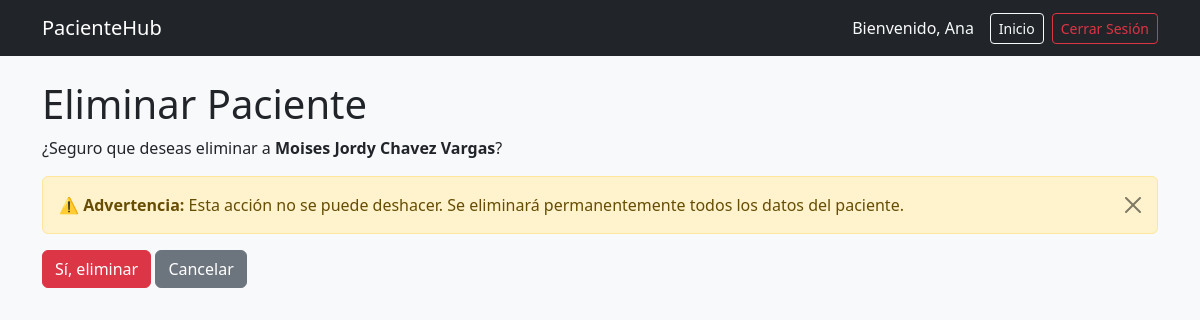
/paciente/eliminar/juanito/ (signed in), run on the app's committed database.
### student/models.py (models this page shows, shortened)
class Paciente(AbstractUser):
    cedula = models.CharField(max_length=10, unique=True)
    telefono = models.CharField(max_length=10)
    fecha_nacimiento = models.DateField()
    direccion = models.TextField()
    email = models.EmailField(unique=True)
    first_name = models.CharField(max_length=150)
    last_name = models.CharField(max_length=150)
    slug = models.SlugField(unique=True, blank=True)
    @property
    def nombres(self):
        return self.first_name
    @property
    def apellidos(self):
        return self.last_name

### student/views.py (the view)
# urls.py: path("paciente/eliminar/<slug:slug>/", views.eliminar_paciente, name="eliminar_paciente"),
@login_required(login_url='student:login')
def eliminar_paciente(request, slug):
    paciente = get_object_or_404(Paciente, slug=slug)
    if request.method == 'POST':
        paciente.delete()
        messages.success(request, 'Paciente eliminado correctamente')
        return redirect('student:listar_pacientes')
    return render(request, 'paciente/eliminar.html', {'paciente': paciente})

### student/templates/paciente/eliminar.html (shortened to what this page needs)
{% extends "paciente/base.html" %}
{% load static %}
{% block content %}
<h1>Eliminar Paciente</h1>
<p>¿Seguro que deseas eliminar a <strong>{{ paciente.nombres }} {{ paciente.apellidos }}</strong>?</p>
<div class="alert alert-warning alert-dismissible fade show" role="alert">
  <strong>⚠️ Advertencia:</strong> Esta acción no se puede deshacer. Se eliminará permanentemente todos los datos del paciente.
  <button type="button" class="btn-close" data-bs-dismiss="alert"></button>
</div>
<form method="post" id="formEliminar" name="formEliminar">
  <button type="submit" class="btn btn-danger" id="btnEliminar">Sí, eliminar</button>
  <a class="btn btn-secondary" href="{% url 'student:listar_pacientes' %}">Cancelar</a>
</form>
{% endblock %}

### student/templates/paciente/base.html (shortened to what this page needs)
<!doctype html>
<html lang="es">
<head>
  <link href="https://cdn.jsdelivr.net/npm/bootstrap@5.3.2/dist/css/bootstrap.min.css" rel="stylesheet">
</head>
<body class="bg-light">
<nav class="navbar navbar-dark bg-dark mb-4">
  <div class="container">
    <a class="navbar-brand" href="{% url 'student:inicio' %}">PacienteHub</a>
    <div class="d-flex align-items-center">
      <span class="navbar-text text-light me-3">
        Bienvenido, {{ user.first_name }}
      </span>
      <a class="btn btn-sm btn-outline-light me-2" href="{% url 'student:inicio' %}">Inicio</a>
      <a class="btn btn-sm btn-outline-danger" href="{% url 'student:logout' %}">Cerrar Sesión</a>
    </div>
  </div>
</nav>
<div class="container">
  {% block content %}{% endblock %}
</div>
</body>
</html>

### data on the page
Paciente: first_name "Ana"
Paciente: nombres "Moises Jordy", apellidos "Chavez Vargas"
